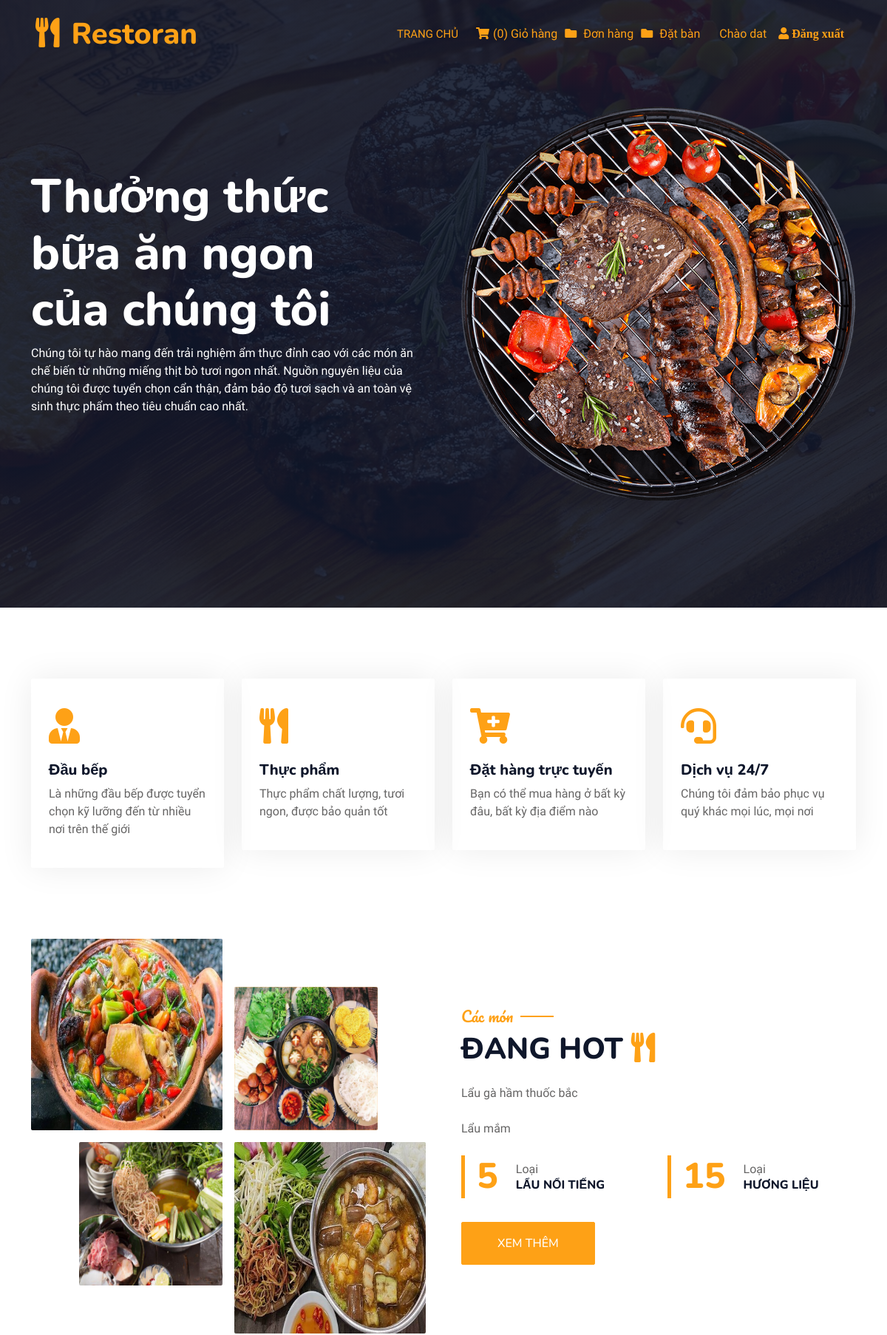
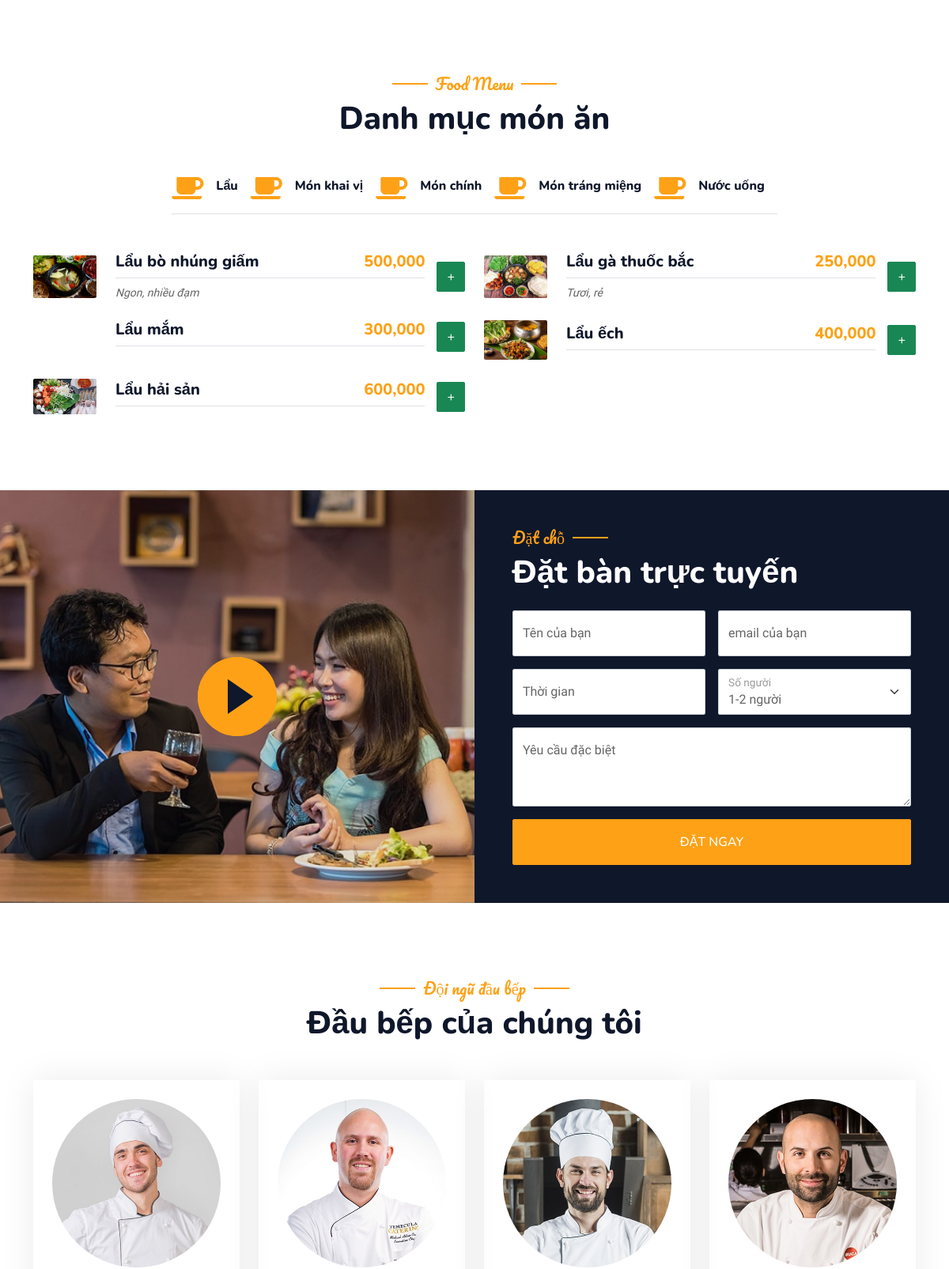
/controller/index.php (signed in, upper part), run on the app's committed database (2 pictures, top to bottom).
### tables this page shows
CREATE TABLE `loaisp` (
  `LoaiSP` int(11) NOT NULL,
  `TenLoai` varchar(50) NOT NULL
);

CREATE TABLE `danhmucsp` (
  `MaSP` int(11) NOT NULL,
  `MaLoai` int(11) NOT NULL,
  `TenSP` varchar(50) NOT NULL,
  `GiaBan` double NOT NULL,
  `GioiThieuSP` varchar(50) NOT NULL,
  `Anh` varchar(50) NOT NULL
);

### controller/index.php (called while the page is built, shortened)
<?php include '../views/header.php';
?>
<?php include '../views/service.php'; ?>
<?php include '../views/about.php'; ?>
<?php include '../views/menu.php'; ?>
<?php include '../views/Reservation.php'; ?>
<?php include '../views/Team.php'; ?>
<?php include '../views/footer.php'; ?>

### views/menu.php (the view, shortened to what this page needs)
<div class="container-xxl py-5">
    <div class="container">
        <div class="text-center wow fadeInUp" data-wow-delay="0.1s">
            <h5 class="section-title ff-secondary text-center text-primary fw-normal">
                Food Menu
            </h5>
            <h1 class="mb-5">Danh mục món ăn</h1>
        </div>
        <div class="tab-class text-center wow fadeInUp" data-wow-delay="0.1s">
            <ul class="nav nav-pills d-inline-flex justify-content-center border-bottom mb-5">
                <?php
                include_once '../models/ketnoi.php';
                $sql = "SELECT * FROM loaisp";
                $result = $conn->query($sql);
                if ($result->num_rows > 0) {
                    while ($row = $result->fetch_assoc()) {
                        echo
                        '<li class=' . '"nav-item"' . '>
                    <a class=' . '"d-flex align-items-center text-start mx-3 ms-0 pb-3"' . ' data-bs-toggle=' . '"pill"' . '
                        href=' . '"#tab-' . $row["LoaiSP"] . '"' . '>
                        <i class=' . '"fa fa-coffee fa-2x text-primary"' . '></i>
                        <div class=' . '"ps-3"' . '>
                            <h6 class=' . '"mt-n1 mb-0"' . '>' . $row["TenLoai"] . '</h6>
                        </div>
                    </a>
                </li>';
                    }
                }
                ?>
            </ul>
            <div class="tab-content">
                <?php
                echo
                '<div id=' . '"tab-1" class=' . '"tab-pane fade show p-0 active show"' . '>
                    <div class="row g-4">';
                $sql1 = "SELECT * FROM danhmucsp WHERE MaLoai=1";
                $result1 = $conn->query($sql1);
                if ($result1->num_rows > 0) {
                    while ($row1 = $result1->fetch_assoc()) {
                        echo
                        '<div class=' . '"col-lg-6"' . '>
                            <div class=' . '"d-flex align-items-center"' . '>
                                <img class=' . '"flex-shrink-0 img-fluid rounded"' . ' src=' . '"../views/img/' . $row1["Anh"] . '"' . ' alt=' . '""' . '
                                    style=' . '"width: 80px"' . ' />
                                <div class=' . '"w-100 d-flex flex-column text-start ps-4"' . '>
                                    <h5 class=' . '"d-flex justify-content-between border-bottom pb-2"' . '>
                                        <span>' . $row1["TenSP"] . '</span>
                                        <span class=' . '"text-primary"' . '>' . number_format($row1["GiaBan"], 0, '.', ',') . '</span>
                                    </h5>
                                    <small class=' . '"fst-italic"' . '>' . $row1["GioiThieuSP"] .
                            '</small>
                                </div>
                                <a href="../views/cart/themhang.php?MaSP=' . $row1["MaSP"] . '"><button type="button" class="btn btn-success" style="margin-left: 15px">+</button></a>
                            </div>
                        </div>';
                    }
                }
                echo '</div>
                 </div>';
                ?>
            </div>
        </div>
    </div>
</div>

### views/css/style.css (style rules this page uses)
:root { --primary: #fea116; --light: #f1f8ff; --dark: #0f172b; }
.ff-secondary { font-family: "Pacifico", cursive; }
.btn { font-family: "Nunito", sans-serif; font-weight: 500; text-transform: uppercase; transition: 0.5s; }
.section-title { position: relative; display: inline-block; }
.section-title::before { position: absolute; content: ""; width: 45px; height: 2px; top: 50%; left: -55px; margin-top: -1px; background: var(--primary); }
.section-title::after { position: absolute; content: ""; width: 45px; height: 2px; top: 50%; right: -55px; margin-top: -1px; background: var(--primary); }

### views/menu.php (style rules this page uses)
.d-flex.align-items-center img { transition: transform 0.3s ease; }

### data on the page
loaisp: TenLoai "Lẩu"
loaisp: TenLoai "Món khai vị"
loaisp: TenLoai "Món chính"
loaisp: TenLoai "Món tráng miệng"
loaisp: TenLoai "Nước uống"
danhmucsp: Anh (picture), TenSP "Lẩu bò nhúng giấm", GiaBan "500,000", GioiThieuSP "Ngon, nhiều đạm"
danhmucsp: Anh (picture), TenSP "Lẩu gà thuốc bắc", GiaBan "250,000", GioiThieuSP "Tươi, rẻ"
danhmucsp: TenSP "Lẩu mắm", GiaBan "300,000"
danhmucsp: Anh (picture), TenSP "Lẩu ếch", GiaBan "400,000"
danhmucsp: Anh (picture), TenSP "Lẩu hải sản", GiaBan "600,000"

### other printed values
$sum_cart "0"
$_SESSION['username'] "dat"
